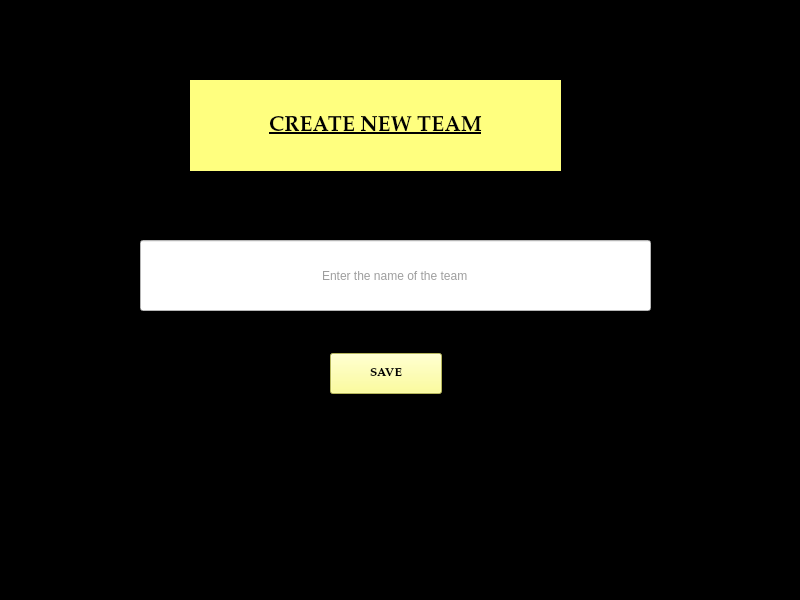
<?xml version="1.0" encoding="UTF-8"?>
<ui version="4.0">
 <class>MainWindow</class>
 <widget class="QMainWindow" name="MainWindow">
  <property name="geometry">
   <rect>
    <x>0</x>
    <y>0</y>
    <width>800</width>
    <height>600</height>
   </rect>
  </property>
  <property name="windowTitle">
   <string>MainWindow</string>
  </property>
  <property name="styleSheet">
   <string notr="true">background-color: rgb(0, 0, 0);</string>
  </property>
  <widget class="QWidget" name="centralwidget">
   <widget class="QLabel" name="label">
    <property name="geometry">
     <rect>
      <x>190</x>
      <y>80</y>
      <width>371</width>
      <height>91</height>
     </rect>
    </property>
    <property name="font">
     <font>
      <family>Palatino Linotype</family>
      <pointsize>16</pointsize>
      <weight>75</weight>
      <bold>true</bold>
      <underline>true</underline>
     </font>
    </property>
    <property name="styleSheet">
     <string notr="true">background-color: rgb(255, 255, 255);
background-color: rgb(255, 255, 127);</string>
    </property>
    <property name="text">
     <string>CREATE NEW TEAM</string>
    </property>
    <property name="alignment">
     <set>Qt::AlignCenter</set>
    </property>
   </widget>
   <widget class="QFrame" name="frame">
    <property name="geometry">
     <rect>
      <x>50</x>
      <y>190</y>
      <width>661</width>
      <height>311</height>
     </rect>
    </property>
    <property name="frameShape">
     <enum>QFrame::StyledPanel</enum>
    </property>
    <property name="frameShadow">
     <enum>QFrame::Raised</enum>
    </property>
    <widget class="QLineEdit" name="lineEdit">
     <property name="geometry">
      <rect>
       <x>90</x>
       <y>50</y>
       <width>511</width>
       <height>71</height>
      </rect>
     </property>
     <property name="font">
      <font>
       <pointsize>9</pointsize>
      </font>
     </property>
     <property name="styleSheet">
      <string notr="true">color: rgb(158, 158, 158);
background-color: rgb(255, 255, 255);</string>
     </property>
     <property name="text">
      <string>Enter the name of the team</string>
     </property>
     <property name="alignment">
      <set>Qt::AlignCenter</set>
     </property>
    </widget>
    <widget class="QPushButton" name="pushButton">
     <property name="geometry">
      <rect>
       <x>280</x>
       <y>163</y>
       <width>112</width>
       <height>41</height>
      </rect>
     </property>
     <property name="font">
      <font>
       <family>Palatino Linotype</family>
       <pointsize>9</pointsize>
       <weight>75</weight>
       <bold>true</bold>
      </font>
     </property>
     <property name="styleSheet">
      <string notr="true">background-color: rgb(255, 255, 255);
background-color: rgb(255, 255, 127);</string>
     </property>
     <property name="text">
      <string>SAVE</string>
     </property>
    </widget>
   </widget>
  </widget>
  <widget class="QMenuBar" name="menubar">
   <property name="geometry">
    <rect>
     <x>0</x>
     <y>0</y>
     <width>800</width>
     <height>31</height>
    </rect>
   </property>
  </widget>
  <widget class="QStatusBar" name="statusbar"/>
 </widget>
 <resources/>
 <connections/>
</ui>
